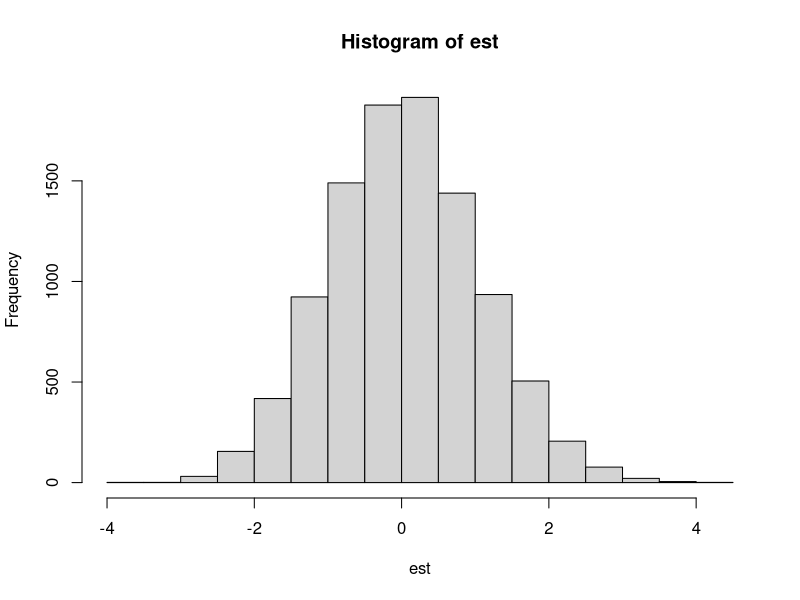
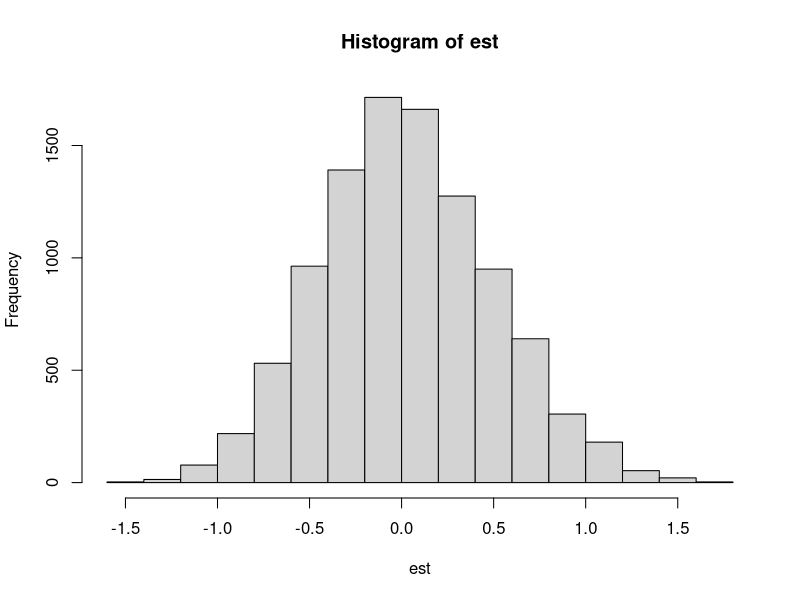
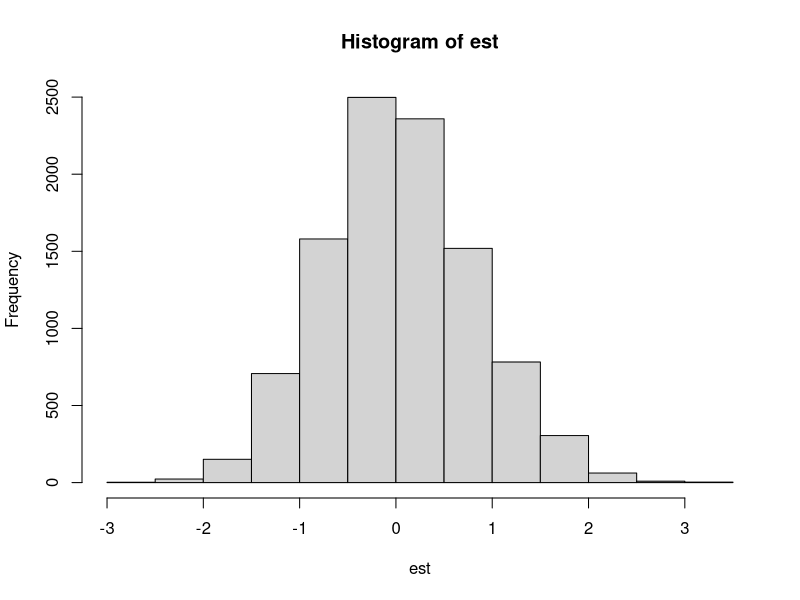
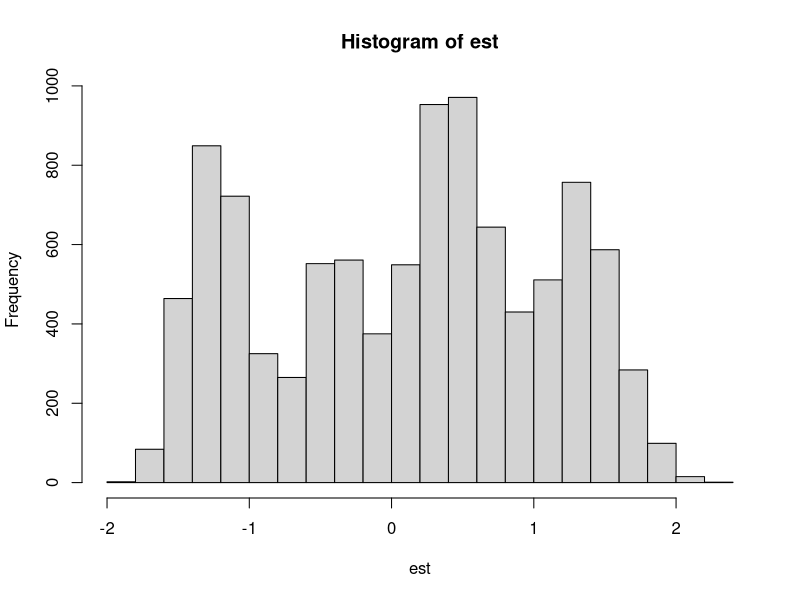

Generate these figures, in order, with R:
## ---- chunk 1
#| echo: true
n <- 100
n1 <- 60
n0 <- 40
y0 <- sort(rexp(n), decreasing = TRUE)
tau <- 1
y1 <- y0 + tau
## ---- chunk 2
cbind(y0, y1)
## ---- chunk 3
#| echo: true
z <- sample(c(rep(1, n1), rep(0, n0)))
tau_hat <- mean(y1[z == 1]) - mean(y0[z == 0])
tau_hat
V_hat <- var(y1[z == 1]) / n1 + var(y0[z == 0]) / n0
V_hat
intervalo_confianca <- c(tau_hat - 1.96 * sqrt(V_hat), tau_hat + 1.96 * sqrt(V_hat))
intervalo_confianca
var_hat_tau <- var(y1) / n1 + var(y0) / n0 - var(y1 - y0) / n
var_hat_tau
## ---- chunk 4
#| echo: true
tau_hat_p <- c()
V_hat_p <- c()
lim_sup <- c()
lim_inf <- c()
est <- c()
for (i in 1:10^4) {
  z_permut <- sample(z)
  tau_hat_p[i] <- mean(y1[z_permut == 1]) - mean(y0[z_permut == 0])
  V_hat_p[i] <- var(y1[z_permut == 1]) / n1 + var(y0[z_permut == 0]) / n0
  lim_sup[i] <- tau_hat_p[i] + 1.96*sqrt(V_hat_p[i])
  lim_inf[i] <- tau_hat_p[i] - 1.96*sqrt(V_hat_p[i])
  est[i] <- (tau_hat_p[i] - tau) / sqrt(V_hat_p[i])
}
mean(V_hat_p)
## ---- chunk 5
#| echo: true
cobertura <- c()
for (i in 1:10^4) {
  cobertura[i] <- ifelse(lim_inf[i] < tau && tau < lim_sup[i], 1, 0)
}
mean(cobertura)
## ---- chunk 6
#| echo: true
hist(est)
## ---- chunk 7
#| echo: true
y0 <- sort(y0, decreasing = FALSE)
var_hat_tau <- var(y1) / n1 + var(y0) / n0 - var(y1 - y0) / n
var_hat_tau
## ---- chunk 8
#| echo: true
tau_hat_p <- c()
V_hat_p <- c()
lim_sup <- c()
lim_inf <- c()
cobertura <- c()
for (i in 1:10^4) {
  z_permut <- sample(z)
  tau_hat_p[i] <- mean(y1[z_permut == 1]) - mean(y0[z_permut == 0])
  V_hat_p[i] <- var(y1[z_permut == 1]) / n1 + var(y0[z_permut == 0]) / n0
  lim_sup[i] <- tau_hat_p[i] + 1.96*sqrt(V_hat_p[i])
  lim_inf[i] <- tau_hat_p[i] - 1.96*sqrt(V_hat_p[i])
  cobertura[i] <- ifelse(lim_inf[i] < tau && tau < lim_sup[i], 1, 0)
  est[i] <- (tau_hat_p[i] - tau) / sqrt(V_hat_p[i])
}
c(mean(V_hat_p), mean(cobertura))
## ---- chunk 9
#| echo: true
hist(est)
## ---- chunk 10
#| echo: true
y0 <- sample(y0)
var_hat_tau <- var(y1) / n1 + var(y0) / n0 - var(y1 - y0) / n
var_hat_tau
## ---- chunk 11
#| echo: true
tau_hat_p <- c()
V_hat_p <- c()
lim_sup <- c()
lim_inf <- c()
cobertura <- c()
for (i in 1:10^4) {
  z_permut <- sample(z)
  tau_hat_p[i] <- mean(y1[z_permut == 1]) - mean(y0[z_permut == 0])
  V_hat_p[i] <- var(y1[z_permut == 1]) / n1 + var(y0[z_permut == 0]) / n0
  lim_sup[i] <- tau_hat_p[i] + 1.96*sqrt(V_hat_p[i])
  lim_inf[i] <- tau_hat_p[i] - 1.96*sqrt(V_hat_p[i])
  cobertura[i] <- ifelse(lim_inf[i] < tau && tau < lim_sup[i], 1, 0)
  est[i] <- (tau_hat_p[i] - tau) / sqrt(V_hat_p[i])
}
c(mean(V_hat_p), mean(cobertura))
## ---- chunk 12
#| echo: true
hist(est)
## ---- chunk 13
#| echo: true
set.seed(123)
eps <- rbinom(n, 1, 0.4)
y0 <- (1 - eps) * rexp(n) + eps*rcauchy(n)
tau <- 1
y1 <- y0 + tau

tau_hat_p <- c()
V_hat_p <- c()
lim_sup <- c()
lim_inf <- c()
cobertura <- c()
est <- c()
for (i in 1:10^4) {
  z_permut <- sample(z)
  tau_hat_p[i] <- mean(y1[z_permut == 1]) - mean(y0[z_permut == 0])
  V_hat_p[i] <- var(y1[z_permut == 1]) / n1 + var(y0[z_permut == 0]) / n0
  lim_sup[i] <- tau_hat_p[i] + 1.96*sqrt(V_hat_p[i])
  lim_inf[i] <- tau_hat_p[i] - 1.96*sqrt(V_hat_p[i])
  cobertura[i] <- ifelse(lim_inf[i] < tau && tau < lim_sup[i], 1, 0)
  est[i] <- (tau_hat_p[i] - tau) / sqrt(V_hat_p[i])
}
## ---- chunk 14
#| echo: true
hist(est)
## ---- chunk 15
#| echo: true
c(mean(V_hat_p), mean(cobertura))
## ---- chunk 16
#| echo: true
dados <- data.frame(lim_inf = lim_inf,  tau = 1, lim_sup = lim_sup)
dados
## ---- chunk 17
#| echo: true
library(Matching)
data(lalonde)
n <- nrow(lalonde)

z <- lalonde$treat
y <- lalonde$re78

n1 <- sum(z)
n0 <- n - n1
## ---- chunk 18
#| echo: true
tau_hat <- mean(y[z == 1]) - mean(y[z == 0])
V_hat <- var(y[z == 1]) / n1 + var(y[z == 0]) / n0
se_hat <- sqrt(V_hat)
c(tau_hat, V_hat, se_hat)
## ---- chunk 19
#| echo: true
modelo <- lm(y ~ z)
summary(modelo)$coef
## ---- chunk 20
#| echo: true
library(car)
se_EHW <- sqrt(hccm(modelo, type = "hc0")[2, 2])
se_hc2 <- sqrt(hccm(modelo, type = "hc2")[2, 2])
c(se_EHW, se_hc2)
## ---- chunk 21
#| echo: true
c(qnorm(0.975), qnorm(0.995), qnorm(0.9975))
